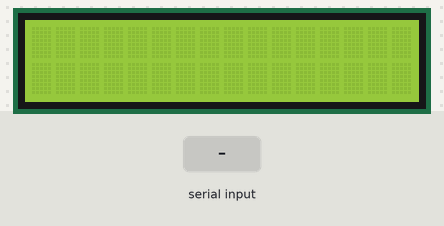
This sketch was run on a simulated Arduino Uno, built with avr-gcc and run on an emulated ATmega328P. Parts: 16×2 character LCD. Inputs (shaded band) come from the test bench. What the sketch prints to the serial monitor is not drawn.

Above: at 1.2 s.
1.3 s: "1\n" received over Serial
At 2.09 s:
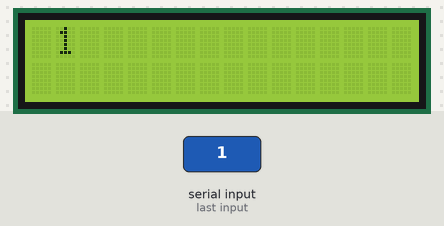
At 2.54 s:
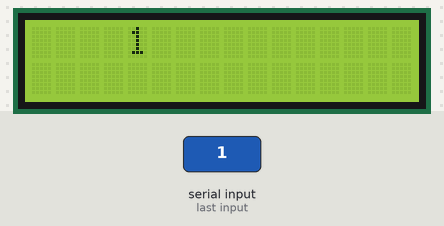
Timing chart, 0 to 4.3 s (numbered marks = the images above; inputs shaded):
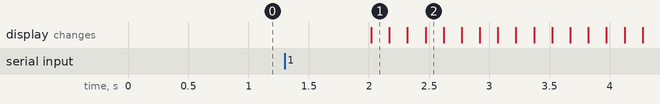

The sketch:

Serial_Data_Write.ino
```cpp
#include <LiquidCrystal.h>

char character;
int count = 0;
String text = "";
String shifted_text = "";

LiquidCrystal lcd( 12, 11, 5, 4, 3, 2 );    // Rs E d4 d5 d6 d7

void setup(){
    Serial.begin( 9600 );
    lcd.begin( 16, 2 );                    // 2 x 16  col x row
    lcd.home();
}

void shift( String text ){
    int c;
    for( int i=0; i<13; i++ ){
      lcd.scrollDisplayRight();
      delay( 150 );
    }
}

void loop(){
    Serial.println( "welcome!" );
    count = Serial.available();
    if( count > 0 ){
        while( Serial.available() > 0 ){
            character = Serial.read();
            if( character != '\n' )
                text += character;
            else{
                shifted_text = text;
                lcd.clear();
                lcd.print( text );
                text = "";
            }
        }
    }
    shift( shifted_text );
}
```

Measured:
- after the input at 1.3 s, the display: changes after 0.72 s (image 1)
